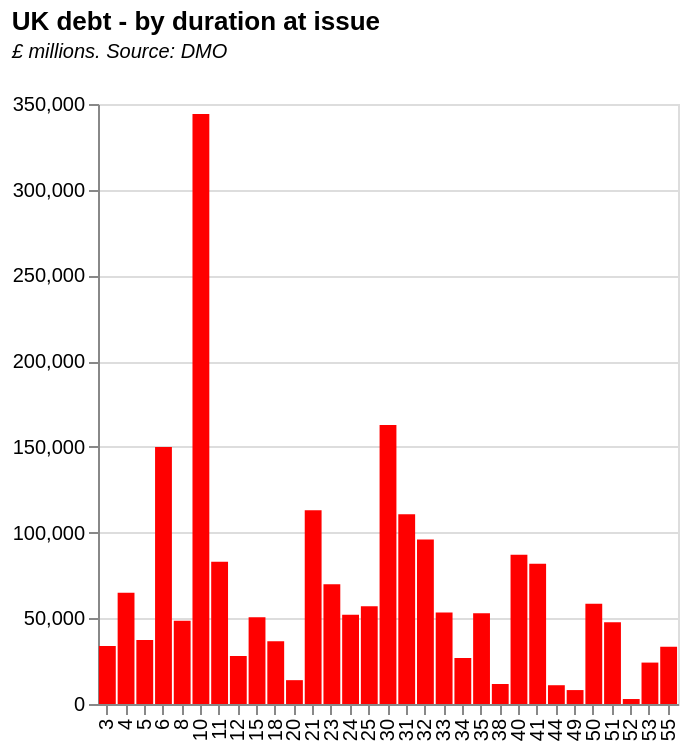

Source (Vega-Lite JSON):
### Vega-Lite specification from a JSON file in a GitHub repository (floating-point values rounded to 4 significant figures)
{"$schema": "https://vega.github.io/schema/vega-lite/v5.json", "description": "Bar chart of UK debt outstanding. Demo of string and date functions", "title": {"text": "UK debt - by duration at issue", "subtitle": ["£ millions. Source: DMO", ""], "subtitleFontStyle": "italic", "subtitleFontSize": 10, "anchor": "start", "color": "black"}, "height": 300, "width": 290, "transform": [{"calculate": "slice(datum.issueDate, -4)", "as": "issue"}, {"calculate": "slice(datum.redemptionDate, -4)", "as": "redemption"}, {"calculate": "datum.redemption - datum.issue", "as": "duration"}], "data": {"values": [{"rawType": "2½% Index-linked Treasury Stock 2024", "coupon": "2½", "giltType": "Index Linked", "code": "GB0008983024", "redemptionDate": " 17-Jul-2024", "issueDate": " 30-Dec-1986", "divDates": "17 Jan/Jul", "divNextDate": " 06-Jan-2023", "issueAmount": "6821", "baseRPI": "97.667931", "amountINCinfUplift": "22363", "issueYear": "1986", "totalCumulative": "6821", "id": "1"}, {"rawType": "4 1/8% Index-linked Treasury Stock 2030", "coupon": "1/8", "giltType": "Index Linked", "code": "GB0008932666", "redemptionDate": " 22-Jul-2030", "issueDate": " 12-Jun-1992", "divDates": "22 Jan/Jul", "divNextDate": " 12-Jan-2023", "issueAmount": "4841", "baseRPI": "135.10001", "amountINCinfUplift": "11474", "issueYear": "1992", "totalCumulative": "11662", "id": "2"}, {"rawType": "6% Treasury Stock 2028", "coupon": "6", "giltType": "Treasury Stock", "code": "GB0002404191", "redemptionDate": " 07-Dec-2028", "issueDate": " 29-Jan-1998", "divDates": "7 Jun/Dec", "divNextDate": " 28-Nov-2022", "issueAmount": "20256", "baseRPI": "", "amountINCinfUplift": "", "issueYear": "1998", "totalCumulative": "31918", "id": "3"}, {"rawType": "4¼% Treasury Stock 2032", "coupon": "4¼", "giltType": "Treasury Stock", "code": "GB0004893086", "redemptionDate": " 07-Jun-2032", "issueDate": " 25-May-2000", "divDates": "7 Jun/Dec", "divNextDate": " 28-Nov-2022", "issueAmount": "40331", "baseRPI": "", "amountINCinfUplift": "", "issueYear": "2000", "totalCumulative": "72249", "id": "4"}, {"rawType": "5% Treasury Stock 2025", "coupon": "5", "giltType": "Treasury Stock", "code": "GB0030880693", "redemptionDate": " 07-Mar-2025", "issueDate": " 27-Sep-2001", "divDates": "7 Mar/Sep", "divNextDate": " 24-Feb-2023", "issueAmount": "37339", "baseRPI": "", "amountINCinfUplift": "", "issueYear": "2001", "totalCumulative": "109588", "id": "5"}, {"rawType": "2% Index-linked Treasury Stock 2035", "coupon": "2", "giltType": "Index Linked", "code": "GB0031790826", "redemptionDate": " 26-Jan-2035", "issueDate": " 11-Jul-2002", "divDates": "26 Jan/Jul", "divNextDate": " 17-Jan-2023", "issueAmount": "9084", "baseRPI": "173.60001", "amountINCinfUplift": "16755", "issueYear": "2002", "totalCumulative": "118672", "id": "6"}, {"rawType": "4¼% Treasury Stock 2036", "coupon": "4¼", "giltType": "Treasury Stock", "code": "GB0032452392", "redemptionDate": " 07-Mar-2036", "issueDate": " 27-Feb-2003", "divDates": "7 Mar/Sep", "divNextDate": " 24-Feb-2023", "issueAmount": "31682", "baseRPI": "", "amountINCinfUplift": "", "issueYear": "2003", "totalCumulative": "150354", "id": "7"}, {"rawType": "4¾% Treasury Stock 2038", "coupon": "4¾", "giltType": "Treasury Stock", "code": "GB00B00NY175", "redemptionDate": " 07-Dec-2038", "issueDate": " 23-Apr-2004", "divDates": "7 Jun/Dec", "divNextDate": " 28-Nov-2022", "issueAmount": "26827", "baseRPI": "", "amountINCinfUplift": "", "issueYear": "2004", "totalCumulative": "177181", "id": "8"}, {"rawType": "1¼% Index-linked Treasury Gilt 2055", "coupon": "1¼", "giltType": "Index Linked", "code": "GB00B0CNHZ09", "redemptionDate": " 22-Nov-2055", "issueDate": " 23-Sep-2005", "divDates": "22 May/Nov", "divNextDate": " 11-Nov-2022", "issueAmount": "10169", "baseRPI": "192.2", "amountINCinfUplift": "18227", "issueYear": "2005", "totalCumulative": "187350", "id": "9"}, {"rawType": "4¼% Treasury Gilt 2055", "coupon": "4¼", "giltType": "Treasury Gilt", "code": "GB00B06YGN05", "redemptionDate": " 07-Dec-2055", "issueDate": " 27-May-2005", "divDates": "7 Jun/Dec", "divNextDate": " 28-Nov-2022", "issueAmount": "27671", "baseRPI": "", "amountINCinfUplift": "", "issueYear": "2005", "totalCumulative": "215021", "id": "10"}, {"rawType": "4¼% Treasury Gilt 2027", "coupon": "4¼", "giltType": "Treasury Gilt", "code": "GB00B16NNR78", "redemptionDate": " 07-Dec-2027", "issueDate": " 06-Sep-2006", "divDates": "7 Jun/Dec", "divNextDate": " 28-Nov-2022", "issueAmount": "33003", "baseRPI": "", "amountINCinfUplift": "", "issueYear": "2006", "totalCumulative": "248024", "id": "11"}, {"rawType": "1¼% Index-linked Treasury Gilt 2027", "coupon": "1¼", "giltType": "Index Linked", "code": "GB00B128DH60", "redemptionDate": " 22-Nov-2027", "issueDate": " 26-Apr-2006", "divDates": "22 May/Nov", "divNextDate": " 11-Nov-2022", "issueAmount": "14170", "baseRPI": "194.06667", "amountINCinfUplift": "25154", "issueYear": "2006", "totalCumulative": "262194", "id": "12"}, {"rawType": "4¼% Treasury Gilt 2046", "coupon": "4¼", "giltType": "Treasury Gilt", "code": "GB00B128DP45", "redemptionDate": " 07-Dec-2046", "issueDate": " 12-May-2006", "divDates": "7 Jun/Dec", "divNextDate": " 28-Nov-2022", "issueAmount": "25124", "baseRPI": "", "amountINCinfUplift": "", "issueYear": "2006", "totalCumulative": "287318", "id": "13"}, {"rawType": "1 1/8% Index-linked Treasury Gilt 2037", "coupon": "1/8", "giltType": "Index Linked", "code": "GB00B1L6W962", "redemptionDate": " 22-Nov-2037", "issueDate": " 21-Feb-2007", "divDates": "22 May/Nov", "divNextDate": " 11-Nov-2022", "issueAmount": "13066", "baseRPI": "202.24286", "amountINCinfUplift": "22255", "issueYear": "2007", "totalCumulative": "300384", "id": "14"}, {"rawType": "4¾% Treasury Gilt 2030", "coupon": "4¾", "giltType": "Treasury Gilt", "code": "GB00B24FF097", "redemptionDate": " 07-Dec-2030", "issueDate": " 03-Oct-2007", "divDates": "7 Jun/Dec", "divNextDate": " 28-Nov-2022", "issueAmount": "42819", "baseRPI": "", "amountINCinfUplift": "", "issueYear": "2007", "totalCumulative": "343203", "id": "15"}, {"rawType": "4½% Treasury Gilt 2042", "coupon": "4½", "giltType": "Treasury Gilt", "code": "GB00B1VWPJ53", "redemptionDate": " 07-Dec-2042", "issueDate": " 06-Jun-2007", "divDates": "7 Jun/Dec", "divNextDate": " 28-Nov-2022", "issueAmount": "28354", "baseRPI": "", "amountINCinfUplift": "", "issueYear": "2007", "totalCumulative": "371557", "id": "16"}, {"rawType": "0¾% Index-linked Treasury Gilt 2047", "coupon": "0¾", "giltType": "Index Linked", "code": "GB00B24FFM16", "redemptionDate": " 22-Nov-2047", "issueDate": " 21-Nov-2007", "divDates": "22 May/Nov", "divNextDate": " 11-Nov-2022", "issueAmount": "11687", "baseRPI": "207.76666", "amountINCinfUplift": "19377", "issueYear": "2007", "totalCumulative": "383244", "id": "17"}, {"rawType": "1 7/8% Index-linked Treasury Gilt 2022", "coupon": "7/8", "giltType": "Index Linked", "code": "GB00B1Z5HQ14", "redemptionDate": " 22-Nov-2022", "issueDate": " 11-Jul-2007", "divDates": "22 May/Nov", "divNextDate": " 11-Nov-2022", "issueAmount": "15743", "baseRPI": "205.65807", "amountINCinfUplift": "26554", "issueYear": "2007", "totalCumulative": "398987", "id": "18"}, {"rawType": "1¼% Index-linked Treasury Gilt 2032", "coupon": "1¼", "giltType": "Index Linked", "code": "GB00B3D4VD98", "redemptionDate": " 22-Nov-2032", "issueDate": " 29-Oct-2008", "divDates": "22 May/Nov", "divNextDate": " 11-Nov-2022", "issueAmount": "14657", "baseRPI": "217.13226", "amountINCinfUplift": "23254", "issueYear": "2008", "totalCumulative": "413644", "id": "19"}, {"rawType": "4¼% Treasury Gilt 2049", "coupon": "4¼", "giltType": "Treasury Gilt", "code": "GB00B39R3707", "redemptionDate": " 07-Dec-2049", "issueDate": " 03-Sep-2008", "divDates": "7 Jun/Dec", "divNextDate": " 28-Nov-2022", "issueAmount": "21047", "baseRPI": "", "amountINCinfUplift": "", "issueYear": "2008", "totalCumulative": "434691", "id": "20"}, {"rawType": "0½% Index-linked Treasury Gilt 2050", "coupon": "0½", "giltType": "Index Linked", "code": "GB00B421JZ66", "redemptionDate": " 22-Mar-2050", "issueDate": " 25-Sep-2009", "divDates": "22 Mar/Sep", "divNextDate": " 13-Mar-2023", "issueAmount": "12221", "baseRPI": "213.39999", "amountINCinfUplift": "19729", "issueYear": "2009", "totalCumulative": "446912", "id": "21"}, {"rawType": "0 5/8% Index-linked Treasury Gilt 2042", "coupon": "5/8", "giltType": "Index Linked", "code": "GB00B3MYD345", "redemptionDate": " 22-Nov-2042", "issueDate": " 24-Jul-2009", "divDates": "22 May/Nov", "divNextDate": " 11-Nov-2022", "issueAmount": "12559", "baseRPI": "212.46452", "amountINCinfUplift": "20364", "issueYear": "2009", "totalCumulative": "459471", "id": "22"}, {"rawType": "4½% Treasury Gilt 2034", "coupon": "4½", "giltType": "Treasury Gilt", "code": "GB00B52WS153", "redemptionDate": " 07-Sep-2034", "issueDate": " 17-Jun-2009", "divDates": "7 Mar/Sep", "divNextDate": " 24-Feb-2023", "issueAmount": "36261", "baseRPI": "", "amountINCinfUplift": "", "issueYear": "2009", "totalCumulative": "495732", "id": "23"}, {"rawType": "4% Treasury Gilt 2060", "coupon": "4", "giltType": "Treasury Gilt", "code": "GB00B54QLM75", "redemptionDate": " 22-Jan-2060", "issueDate": " 22-Oct-2009", "divDates": "22 Jan/Jul", "divNextDate": " 12-Jan-2023", "issueAmount": "25132", "baseRPI": "", "amountINCinfUplift": "", "issueYear": "2009", "totalCumulative": "520864", "id": "24"}, {"rawType": "4¼% Treasury Gilt 2039", "coupon": "4¼", "giltType": "Treasury Gilt", "code": "GB00B3KJDS62", "redemptionDate": " 07-Sep-2039", "issueDate": " 05-Mar-2009", "divDates": "7 Mar/Sep", "divNextDate": " 24-Feb-2023", "issueAmount": "24235", "baseRPI": "", "amountINCinfUplift": "", "issueYear": "2009", "totalCumulative": "545099", "id": "25"}, {"rawType": "4¼% Treasury Gilt 2040", "coupon": "4¼", "giltType": "Treasury Gilt", "code": "GB00B6460505", "redemptionDate": " 07-Dec-2040", "issueDate": " 30-Jun-2010", "divDates": "7 Jun/Dec", "divNextDate": " 28-Nov-2022", "issueAmount": "26449", "baseRPI": "", "amountINCinfUplift": "", "issueYear": "2010", "totalCumulative": "571548", "id": "26"}, {"rawType": "0 5/8% Index-linked Treasury Gilt 2040", "coupon": "5/8", "giltType": "Index Linked", "code": "GB00B3LZBF68", "redemptionDate": " 22-Mar-2040", "issueDate": " 28-Jan-2010", "divDates": "22 Mar/Sep", "divNextDate": " 13-Mar-2023", "issueAmount": "14090", "baseRPI": "216.52258", "amountINCinfUplift": "22417", "issueYear": "2010", "totalCumulative": "585638", "id": "27"}, {"rawType": "0 3/8% Index-linked Treasury Gilt 2062", "coupon": "3/8", "giltType": "Index Linked", "code": "GB00B4PTCY75", "redemptionDate": " 22-Mar-2062", "issueDate": " 26-Oct-2011", "divDates": "22 Mar/Sep", "divNextDate": " 13-Mar-2023", "issueAmount": "12480", "baseRPI": "235.82903", "amountINCinfUplift": "18230", "issueYear": "2011", "totalCumulative": "598118", "id": "28"}, {"rawType": "0 1/8% Index-linked Treasury Gilt 2029", "coupon": "1/8", "giltType": "Index Linked", "code": "GB00B3Y1JG82", "redemptionDate": " 22-Mar-2029", "issueDate": " 23-Nov-2011", "divDates": "22 Mar/Sep", "divNextDate": " 13-Mar-2023", "issueAmount": "15459", "baseRPI": "237.42", "amountINCinfUplift": "22430", "issueYear": "2011", "totalCumulative": "613577", "id": "29"}, {"rawType": "0¾% Index-linked Treasury Gilt 2034", "coupon": "0¾", "giltType": "Index Linked", "code": "GB00B46CGH68", "redemptionDate": " 22-Mar-2034", "issueDate": " 25-May-2011", "divDates": "22 Mar/Sep", "divNextDate": " 13-Mar-2023", "issueAmount": "14570", "baseRPI": "232.22903", "amountINCinfUplift": "21614", "issueYear": "2011", "totalCumulative": "628147", "id": "30"}, {"rawType": "3¾% Treasury Gilt 2052", "coupon": "3¾", "giltType": "Treasury Gilt", "code": "GB00B6RNH572", "redemptionDate": " 22-Jul-2052", "issueDate": " 28-Sep-2011", "divDates": "22 Jan/Jul", "divNextDate": " 12-Jan-2023", "issueAmount": "25114", "baseRPI": "", "amountINCinfUplift": "", "issueYear": "2011", "totalCumulative": "653261", "id": "31"}, {"rawType": "0¼% Index-linked Treasury Gilt 2052", "coupon": "0¼", "giltType": "Index Linked", "code": "GB00B73ZYW09", "redemptionDate": " 22-Mar-2052", "issueDate": " 26-Sep-2012", "divDates": "22 Mar/Sep", "divNextDate": " 13-Mar-2023", "issueAmount": "12366", "baseRPI": "242.05", "amountINCinfUplift": "17600", "issueYear": "2012", "totalCumulative": "665627", "id": "32"}, {"rawType": "3¼% Treasury Gilt 2044", "coupon": "3¼", "giltType": "Treasury Gilt", "code": "GB00B84Z9V04", "redemptionDate": " 22-Jan-2044", "issueDate": " 24-Oct-2012", "divDates": "22 Jan/Jul", "divNextDate": " 12-Jan-2023", "issueAmount": "29109", "baseRPI": "", "amountINCinfUplift": "", "issueYear": "2012", "totalCumulative": "694736", "id": "33"}, {"rawType": "0 1/8% Index-linked Treasury Gilt 2044", "coupon": "1/8", "giltType": "Index Linked", "code": "GB00B7RN0G65", "redemptionDate": " 22-Mar-2044", "issueDate": " 25-Jul-2012", "divDates": "22 Mar/Sep", "divNextDate": " 13-Mar-2023", "issueAmount": "15726", "baseRPI": "242.42258", "amountINCinfUplift": "22346", "issueYear": "2012", "totalCumulative": "710462", "id": "34"}, {"rawType": "0 1/8% Index-linked Treasury Gilt 2024", "coupon": "1/8", "giltType": "Index Linked", "code": "GB00B85SFQ54", "redemptionDate": " 22-Mar-2024", "issueDate": " 12-Oct-2012", "divDates": "22 Mar/Sep", "divNextDate": " 13-Mar-2023", "issueAmount": "15244", "baseRPI": "242.41936", "amountINCinfUplift": "21662", "issueYear": "2012", "totalCumulative": "725706", "id": "35"}, {"rawType": "0 1/8% Index-linked Treasury Gilt 2068", "coupon": "1/8", "giltType": "Index Linked", "code": "GB00BDX8CX86", "redemptionDate": " 22-Mar-2068", "issueDate": " 25-Sep-2013", "divDates": "22 Mar/Sep", "divNextDate": " 13-Mar-2023", "issueAmount": "12600", "baseRPI": "249.7", "amountINCinfUplift": "17383", "issueYear": "2013", "totalCumulative": "738306", "id": "36"}, {"rawType": "2¼% Treasury Gilt 2023", "coupon": "2¼", "giltType": "Treasury Gilt", "code": "GB00B7Z53659", "redemptionDate": " 07-Sep-2023", "issueDate": " 12-Jun-2013", "divDates": "7 Mar/Sep", "divNextDate": " 24-Feb-2023", "issueAmount": "35922", "baseRPI": "", "amountINCinfUplift": "", "issueYear": "2013", "totalCumulative": "774228", "id": "37"}, {"rawType": "3½% Treasury Gilt 2068", "coupon": "3½", "giltType": "Treasury Gilt", "code": "GB00BBJNQY21", "redemptionDate": " 22-Jul-2068", "issueDate": " 26-Jun-2013", "divDates": "22 Jan/Jul", "divNextDate": " 12-Jan-2023", "issueAmount": "20743", "baseRPI": "", "amountINCinfUplift": "", "issueYear": "2013", "totalCumulative": "794971", "id": "38"}, {"rawType": "2¾% Treasury Gilt 2024", "coupon": "2¾", "giltType": "Treasury Gilt", "code": "GB00BHBFH458", "redemptionDate": " 07-Sep-2024", "issueDate": " 12-Mar-2014", "divDates": "7 Mar/Sep", "divNextDate": " 24-Feb-2023", "issueAmount": "35806", "baseRPI": "", "amountINCinfUplift": "", "issueYear": "2014", "totalCumulative": "830777", "id": "39"}, {"rawType": "0 1/8% Index-linked Treasury Gilt 2058", "coupon": "1/8", "giltType": "Index Linked", "code": "GB00BP9DLZ64", "redemptionDate": " 22-Mar-2058", "issueDate": " 30-Jul-2014", "divDates": "22 Mar/Sep", "divNextDate": " 13-Mar-2023", "issueAmount": "10953", "baseRPI": "255.8871", "amountINCinfUplift": "14746", "issueYear": "2014", "totalCumulative": "841730", "id": "40"}, {"rawType": "3½% Treasury Gilt 2045", "coupon": "3½", "giltType": "Treasury Gilt", "code": "GB00BN65R313", "redemptionDate": " 22-Jan-2045", "issueDate": " 25-Jun-2014", "divDates": "22 Jan/Jul", "divNextDate": " 12-Jan-2023", "issueAmount": "29404", "baseRPI": "", "amountINCinfUplift": "", "issueYear": "2014", "totalCumulative": "871134", "id": "41"}, {"rawType": "0 1/8% Index-linked Treasury Gilt 2046", "coupon": "1/8", "giltType": "Index Linked", "code": "GB00BYMWG366", "redemptionDate": " 22-Mar-2046", "issueDate": " 24-Jun-2015", "divDates": "22 Mar/Sep", "divNextDate": " 13-Mar-2023", "issueAmount": "13486", "baseRPI": "257.79001", "amountINCinfUplift": "18021", "issueYear": "2015", "totalCumulative": "884620", "id": "42"}, {"rawType": "2½% Treasury Gilt 2065", "coupon": "2½", "giltType": "Treasury Gilt", "code": "GB00BYYMZX75", "redemptionDate": " 22-Jul-2065", "issueDate": " 21-Oct-2015", "divDates": "22 Jan/Jul", "divNextDate": " 12-Jan-2023", "issueAmount": "20575", "baseRPI": "", "amountINCinfUplift": "", "issueYear": "2015", "totalCumulative": "905195", "id": "43"}, {"rawType": "0 1/8% Index-linked Treasury Gilt 2026", "coupon": "1/8", "giltType": "Index Linked", "code": "GB00BYY5F144", "redemptionDate": " 22-Mar-2026", "issueDate": " 16-Jul-2015", "divDates": "22 Mar/Sep", "divNextDate": " 13-Mar-2023", "issueAmount": "13455", "baseRPI": "258.24194", "amountINCinfUplift": "17948", "issueYear": "2015", "totalCumulative": "918650", "id": "44"}, {"rawType": "2% Treasury Gilt 2025", "coupon": "2", "giltType": "Treasury Gilt", "code": "GB00BTHH2R79", "redemptionDate": " 07-Sep-2025", "issueDate": " 20-Mar-2015", "divDates": "7 Mar/Sep", "divNextDate": " 24-Feb-2023", "issueAmount": "39934", "baseRPI": "", "amountINCinfUplift": "", "issueYear": "2015", "totalCumulative": "958584", "id": "45"}, {"rawType": "0 1/8% Index-linked Treasury Gilt 2036", "coupon": "1/8", "giltType": "Index Linked", "code": "GB00BYZW3J87", "redemptionDate": " 22-Nov-2036", "issueDate": " 11-Mar-2016", "divDates": "22 May/Nov", "divNextDate": " 11-Nov-2022", "issueAmount": "13905", "baseRPI": "260.01935", "amountINCinfUplift": "18422", "issueYear": "2016", "totalCumulative": "972489", "id": "46"}, {"rawType": "0 1/8% Index-Linked Treasury Gilt 2056", "coupon": "1/8", "giltType": "Index Linked", "code": "GB00BYVP4K94", "redemptionDate": " 22-Nov-2056", "issueDate": " 30-Nov-2016", "divDates": "22 May/Nov", "divNextDate": " 11-Nov-2022", "issueAmount": "7147", "baseRPI": "264.88333", "amountINCinfUplift": "9294", "issueYear": "2016", "totalCumulative": "979636", "id": "47"}, {"rawType": "1½% Treasury Gilt 2026", "coupon": "1½", "giltType": "Treasury Gilt", "code": "GB00BYZW3G56", "redemptionDate": " 22-Jul-2026", "issueDate": " 18-Feb-2016", "divDates": "22 Jan/Jul", "divNextDate": " 12-Jan-2023", "issueAmount": "43651", "baseRPI": "", "amountINCinfUplift": "", "issueYear": "2016", "totalCumulative": "1023287", "id": "48"}, {"rawType": "1¾% Treasury Gilt 2037", "coupon": "1¾", "giltType": "Treasury Gilt", "code": "GB00BZB26Y51", "redemptionDate": " 07-Sep-2037", "issueDate": " 09-Nov-2016", "divDates": "7 Mar/Sep", "divNextDate": " 24-Feb-2023", "issueAmount": "31968", "baseRPI": "", "amountINCinfUplift": "", "issueYear": "2016", "totalCumulative": "1055255", "id": "49"}, {"rawType": "0 1/8% Index-linked Treasury Gilt 2065", "coupon": "1/8", "giltType": "Index Linked", "code": "GB00BD9MZZ71", "redemptionDate": " 22-Nov-2065", "issueDate": " 24-Feb-2016", "divDates": "22 May/Nov", "divNextDate": " 11-Nov-2022", "issueAmount": "8125", "baseRPI": "260.43448", "amountINCinfUplift": "10747", "issueYear": "2016", "totalCumulative": "1063380", "id": "50"}, {"rawType": "1½% Treasury Gilt 2047", "coupon": "1½", "giltType": "Treasury Gilt", "code": "GB00BDCHBW80", "redemptionDate": " 22-Jul-2047", "issueDate": " 21-Sep-2016", "divDates": "22 Jan/Jul", "divNextDate": " 12-Jan-2023", "issueAmount": "25721", "baseRPI": "", "amountINCinfUplift": "", "issueYear": "2016", "totalCumulative": "1089101", "id": "51"}, {"rawType": "1¾% Treasury Gilt 2057", "coupon": "1¾", "giltType": "Treasury Gilt", "code": "GB00BD0XH204", "redemptionDate": " 22-Jul-2057", "issueDate": " 25-Jan-2017", "divDates": "22 Jan/Jul", "divNextDate": " 12-Jan-2023", "issueAmount": "30741", "baseRPI": "", "amountINCinfUplift": "", "issueYear": "2017", "totalCumulative": "1119842", "id": "52"}, {"rawType": "1¼% Treasury Gilt 2027", "coupon": "1¼", "giltType": "Treasury Gilt", "code": "GB00BDRHNP05", "redemptionDate": " 22-Jul-2027", "issueDate": " 15-Mar-2017", "divDates": "22 Jan/Jul", "divNextDate": " 12-Jan-2023", "issueAmount": "40987", "baseRPI": "", "amountINCinfUplift": "", "issueYear": "2017", "totalCumulative": "1160829", "id": "53"}, {"rawType": "0 1/8% Index-linked Treasury Gilt 2048", "coupon": "1/8", "giltType": "Index Linked", "code": "GB00BZ13DV40", "redemptionDate": " 10-Aug-2048", "issueDate": " 08-Nov-2017", "divDates": "10 Feb/Aug", "divNextDate": " 01-Feb-2023", "issueAmount": "11781", "baseRPI": "274.79333", "amountINCinfUplift": "14769", "issueYear": "2017", "totalCumulative": "1172610", "id": "54"}, {"rawType": "0¾% Treasury Gilt 2023", "coupon": "0¾", "giltType": "Treasury Gilt", "code": "GB00BF0HZ991", "redemptionDate": " 22-Jul-2023", "issueDate": " 20-Jul-2017", "divDates": "22 Jan/Jul", "divNextDate": " 12-Jan-2023", "issueAmount": "34359", "baseRPI": "", "amountINCinfUplift": "", "issueYear": "2017", "totalCumulative": "1206969", "id": "55"}, {"rawType": "0 1/8% Index-linked Treasury Gilt 2041", "coupon": "1/8", "giltType": "Index Linked", "code": "GB00BGDYHF49", "redemptionDate": " 10-Aug-2041", "issueDate": " 12-Jul-2018", "divDates": "10 Feb/Aug", "divNextDate": " 01-Feb-2023", "issueAmount": "12447", "baseRPI": "280.05484", "amountINCinfUplift": "15311", "issueYear": "2018", "totalCumulative": "1219416", "id": "56"}, {"rawType": "1% Treasury Gilt 2024", "coupon": "1", "giltType": "Treasury Gilt", "code": "GB00BFWFPL34", "redemptionDate": " 22-Apr-2024", "issueDate": " 25-Jul-2018", "divDates": "22 Apr/Oct", "divNextDate": " 13-Oct-2022", "issueAmount": "35638", "baseRPI": "", "amountINCinfUplift": "", "issueYear": "2018", "totalCumulative": "1255054", "id": "57"}, {"rawType": "1 5/8% Treasury Gilt 2071", "coupon": "5/8", "giltType": "Treasury Gilt", "code": "GB00BFMCN652", "redemptionDate": " 22-Oct-2071", "issueDate": " 16-May-2018", "divDates": "22 Apr/Oct", "divNextDate": " 13-Oct-2022", "issueAmount": "24158", "baseRPI": "", "amountINCinfUplift": "", "issueYear": "2018", "totalCumulative": "1279212", "id": "58"}, {"rawType": "1¾% Treasury Gilt 2049", "coupon": "1¾", "giltType": "Treasury Gilt", "code": "GB00BFWFPP71", "redemptionDate": " 22-Jan-2049", "issueDate": " 12-Sep-2018", "divDates": "22 Jan/Jul", "divNextDate": " 12-Jan-2023", "issueAmount": "30224", "baseRPI": "", "amountINCinfUplift": "", "issueYear": "2018", "totalCumulative": "1309436", "id": "59"}, {"rawType": "1 5/8% Treasury Gilt 2028", "coupon": "5/8", "giltType": "Treasury Gilt", "code": "GB00BFX0ZL78", "redemptionDate": " 22-Oct-2028", "issueDate": " 16-Mar-2018", "divDates": "22 Apr/Oct", "divNextDate": " 13-Oct-2022", "issueAmount": "37855", "baseRPI": "", "amountINCinfUplift": "", "issueYear": "2018", "totalCumulative": "1347291", "id": "60"}, {"rawType": "0 1/8% Index-linked Treasury Gilt 2028", "coupon": "1/8", "giltType": "Index Linked", "code": "GB00BZ1NTB69", "redemptionDate": " 10-Aug-2028", "issueDate": " 21-Jun-2018", "divDates": "10 Feb/Aug", "divNextDate": " 01-Feb-2023", "issueAmount": "17937", "baseRPI": "279.23334", "amountINCinfUplift": "22129", "issueYear": "2018", "totalCumulative": "1365228", "id": "61"}, {"rawType": "1 5/8% Treasury Gilt 2054", "coupon": "5/8", "giltType": "Treasury Gilt", "code": "GB00BJLR0J16", "redemptionDate": " 22-Oct-2054", "issueDate": " 15-May-2019", "divDates": "22 Apr/Oct", "divNextDate": " 13-Oct-2022", "issueAmount": "24581", "baseRPI": "", "amountINCinfUplift": "", "issueYear": "2019", "totalCumulative": "1389809", "id": "62"}, {"rawType": "0 7/8% Treasury Gilt 2029", "coupon": "7/8", "giltType": "Treasury Gilt", "code": "GB00BJMHB534", "redemptionDate": " 22-Oct-2029", "issueDate": " 19-Jun-2019", "divDates": "22 Apr/Oct", "divNextDate": " 13-Oct-2022", "issueAmount": "43620", "baseRPI": "", "amountINCinfUplift": "", "issueYear": "2019", "totalCumulative": "1433429", "id": "63"}, {"rawType": "0 5/8% Treasury Gilt 2025", "coupon": "5/8", "giltType": "Treasury Gilt", "code": "GB00BK5CVX03", "redemptionDate": " 07-Jun-2025", "issueDate": " 03-Jul-2019", "divDates": "7 Jun/Dec", "divNextDate": " 28-Nov-2022", "issueAmount": "44623", "baseRPI": "", "amountINCinfUplift": "", "issueYear": "2019", "totalCumulative": "1478052", "id": "64"}, {"rawType": "0 3/8% Treasury Gilt 2030", "coupon": "3/8", "giltType": "Treasury Gilt", "code": "GB00BL68HH02", "redemptionDate": " 22-Oct-2030", "issueDate": " 13-May-2020", "divDates": "22 Apr/Oct", "divNextDate": " 13-Oct-2022", "issueAmount": "38904", "baseRPI": "", "amountINCinfUplift": "", "issueYear": "2020", "totalCumulative": "1516956", "id": "65"}, {"rawType": "1¼ % Treasury Gilt 2041", "coupon": "1¼", "giltType": "Treasury Gilt", "code": "GB00BJQWYH73", "redemptionDate": " 22-Oct-2041", "issueDate": " 22-Jan-2020", "divDates": "22 Apr/Oct", "divNextDate": " 13-Oct-2022", "issueAmount": "33817", "baseRPI": "", "amountINCinfUplift": "", "issueYear": "2020", "totalCumulative": "1550773", "id": "66"}, {"rawType": "0¼% Treasury Gilt 2031", "coupon": "0¼", "giltType": "Treasury Gilt", "code": "GB00BMGR2809", "redemptionDate": " 31-Jul-2031", "issueDate": " 13-Nov-2020", "divDates": "31 Jan/Jul", "divNextDate": " 20-Jan-2023", "issueAmount": "40636", "baseRPI": "", "amountINCinfUplift": "", "issueYear": "2020", "totalCumulative": "1591409", "id": "67"}, {"rawType": "0 5/8% Treasury Gilt 2035", "coupon": "5/8", "giltType": "Treasury Gilt", "code": "GB00BMGR2916", "redemptionDate": " 31-Jul-2035", "issueDate": " 09-Sep-2020", "divDates": "31 Jan/Jul", "divNextDate": " 20-Jan-2023", "issueAmount": "34817", "baseRPI": "", "amountINCinfUplift": "", "issueYear": "2020", "totalCumulative": "1626226", "id": "68"}, {"rawType": "0 1/8% Treasury Gilt 2026", "coupon": "1/8", "giltType": "Treasury Gilt", "code": "GB00BL68HJ26", "redemptionDate": " 30-Jan-2026", "issueDate": " 03-Jun-2020", "divDates": "30 Jan/Jul", "divNextDate": " 19-Jan-2023", "issueAmount": "35316", "baseRPI": "", "amountINCinfUplift": "", "issueYear": "2020", "totalCumulative": "1661542", "id": "69"}, {"rawType": "0 1/8% Treasury Gilt 2028", "coupon": "1/8", "giltType": "Treasury Gilt", "code": "GB00BMBL1G81", "redemptionDate": " 31-Jan-2028", "issueDate": " 12-Jun-2020", "divDates": "31 Jan/Jul", "divNextDate": " 20-Jan-2023", "issueAmount": "31032", "baseRPI": "", "amountINCinfUplift": "", "issueYear": "2020", "totalCumulative": "1692574", "id": "70"}, {"rawType": "0 1/8% Treasury Gilt 2023", "coupon": "1/8", "giltType": "Treasury Gilt", "code": "GB00BL68HG94", "redemptionDate": " 31-Jan-2023", "issueDate": " 08-Apr-2020", "divDates": "31 Jan/Jul", "divNextDate": " 20-Jan-2023", "issueAmount": "33824", "baseRPI": "", "amountINCinfUplift": "", "issueYear": "2020", "totalCumulative": "1726398", "id": "71"}, {"rawType": "0 5/8% Treasury Gilt 2050", "coupon": "5/8", "giltType": "Treasury Gilt", "code": "GB00BMBL1F74", "redemptionDate": " 22-Oct-2050", "issueDate": " 10-Jun-2020", "divDates": "22 Apr/Oct", "divNextDate": " 13-Oct-2022", "issueAmount": "31916", "baseRPI": "", "amountINCinfUplift": "", "issueYear": "2020", "totalCumulative": "1758314", "id": "72"}, {"rawType": "0½% Treasury Gilt 2061", "coupon": "0½", "giltType": "Treasury Gilt", "code": "GB00BMBL1D50", "redemptionDate": " 22-Oct-2061", "issueDate": " 20-May-2020", "divDates": "22 Apr/Oct", "divNextDate": " 13-Oct-2022", "issueAmount": "23386", "baseRPI": "", "amountINCinfUplift": "", "issueYear": "2020", "totalCumulative": "1781700", "id": "73"}, {"rawType": "0 1/8% Treasury Gilt 2024", "coupon": "1/8", "giltType": "Treasury Gilt", "code": "GB00BMGR2791", "redemptionDate": " 31-Jan-2024", "issueDate": " 07-Oct-2020", "divDates": "31 Jan/Jul", "divNextDate": " 20-Jan-2023", "issueAmount": "35551", "baseRPI": "", "amountINCinfUplift": "", "issueYear": "2020", "totalCumulative": "1817251", "id": "74"}, {"rawType": "0 1/8% Index-linked Treasury Gilt 2031", "coupon": "1/8", "giltType": "Index Linked", "code": "GB00BNNGP551", "redemptionDate": " 10-Aug-2031", "issueDate": " 28-Jan-2021", "divDates": "10 Feb/Aug", "divNextDate": " 01-Feb-2023", "issueAmount": "9563", "baseRPI": "293.60324", "amountINCinfUplift": "11221", "issueYear": "2021", "totalCumulative": "1826814", "id": "75"}, {"rawType": "0¼% Treasury Gilt 2025", "coupon": "0¼", "giltType": "Treasury Gilt", "code": "GB00BLPK7110", "redemptionDate": " 31-Jan-2025", "issueDate": " 02-Jul-2021", "divDates": "31 Jan/Jul", "divNextDate": " 20-Jan-2023", "issueAmount": "29353", "baseRPI": "", "amountINCinfUplift": "", "issueYear": "2021", "totalCumulative": "1856167", "id": "76"}, {"rawType": "1½% Green Gilt 2053", "coupon": "1½", "giltType": "Green Gilt", "code": "GB00BM8Z2V59", "redemptionDate": " 31-Jul-2053", "issueDate": " 22-Oct-2021", "divDates": "31 Jan/Jul", "divNextDate": " 20-Jan-2023", "issueAmount": "10854", "baseRPI": "", "amountINCinfUplift": "", "issueYear": "2021", "totalCumulative": "1867021", "id": "77"}, {"rawType": "1¼% Treasury Gilt 2051", "coupon": "1¼", "giltType": "Treasury Gilt", "code": "GB00BLH38158", "redemptionDate": " 31-Jul-2051", "issueDate": " 28-Apr-2021", "divDates": "31 Jan/Jul", "divNextDate": " 20-Jan-2023", "issueAmount": "26049", "baseRPI": "", "amountINCinfUplift": "", "issueYear": "2021", "totalCumulative": "1893070", "id": "78"}, {"rawType": "0½% Treasury Gilt 2029", "coupon": "0½", "giltType": "Treasury Gilt", "code": "GB00BLPK7227", "redemptionDate": " 31-Jan-2029", "issueDate": " 02-Sep-2021", "divDates": "31 Jan/Jul", "divNextDate": " 20-Jan-2023", "issueAmount": "17544", "baseRPI": "", "amountINCinfUplift": "", "issueYear": "2021", "totalCumulative": "1910614", "id": "79"}, {"rawType": "0 3/8% Treasury Gilt 2026", "coupon": "3/8", "giltType": "Treasury Gilt", "code": "GB00BNNGP668", "redemptionDate": " 22-Oct-2026", "issueDate": " 03-Mar-2021", "divDates": "22 Apr/Oct", "divNextDate": " 13-Oct-2022", "issueAmount": "32890", "baseRPI": "", "amountINCinfUplift": "", "issueYear": "2021", "totalCumulative": "1943504", "id": "80"}, {"rawType": "0 1/8% Index-linked Treasury Gilt 2051", "coupon": "1/8", "giltType": "Index Linked", "code": "GB00BNNGP882", "redemptionDate": " 22-Mar-2051", "issueDate": " 10-Feb-2021", "divDates": "22 Mar/Sep", "divNextDate": " 13-Mar-2023", "issueAmount": "6639", "baseRPI": "294.11072", "amountINCinfUplift": "7776", "issueYear": "2021", "totalCumulative": "1950143", "id": "81"}, {"rawType": "1% Treasury Gilt 2032", "coupon": "1", "giltType": "Treasury Gilt", "code": "GB00BM8Z2T38", "redemptionDate": " 31-Jan-2032", "issueDate": " 02-Dec-2021", "divDates": "31 Jan/Jul", "divNextDate": " 20-Jan-2023", "issueAmount": "28957", "baseRPI": "", "amountINCinfUplift": "", "issueYear": "2021", "totalCumulative": "1979100", "id": "82"}, {"rawType": "0 1/8% Index-linked Treasury Gilt 2073", "coupon": "1/8", "giltType": "Index Linked", "code": "GB00BM8Z2W66", "redemptionDate": " 22-Mar-2073", "issueDate": " 24-Nov-2021", "divDates": "22 Mar/Sep", "divNextDate": " 13-Mar-2023", "issueAmount": "2900", "baseRPI": "308.32001", "amountINCinfUplift": "3240", "issueYear": "2021", "totalCumulative": "1982000", "id": "83"}, {"rawType": "0 7/8% Treasury Gilt 2046", "coupon": "7/8", "giltType": "Treasury Gilt", "code": "GB00BNNGP775", "redemptionDate": " 31-Jan-2046", "issueDate": " 20-Jan-2021", "divDates": "31 Jan/Jul", "divNextDate": " 20-Jan-2023", "issueAmount": "20733", "baseRPI": "", "amountINCinfUplift": "", "issueYear": "2021", "totalCumulative": "2002733", "id": "84"}, {"rawType": "0 1/8% Index-linked Treasury Gilt 2039", "coupon": "1/8", "giltType": "Index Linked", "code": "GB00BLH38265", "redemptionDate": " 22-Mar-2039", "issueDate": " 26-May-2021", "divDates": "22 Mar/Sep", "divNextDate": " 13-Mar-2023", "issueAmount": "6303", "baseRPI": "296.7258", "amountINCinfUplift": "7317", "issueYear": "2021", "totalCumulative": "2009036", "id": "85"}, {"rawType": "0 7/8% Green Gilt 2033", "coupon": "7/8", "giltType": "Green Gilt", "code": "GB00BM8Z2S21", "redemptionDate": " 31-Jul-2033", "issueDate": " 22-Sep-2021", "divDates": "31 Jan/Jul", "divNextDate": " 20-Jan-2023", "issueAmount": "12742", "baseRPI": "", "amountINCinfUplift": "", "issueYear": "2021", "totalCumulative": "2021778", "id": "86"}, {"rawType": "1 1/8% Treasury Gilt 2039", "coupon": "1/8", "giltType": "Treasury Gilt", "code": "GB00BLPK7334", "redemptionDate": " 31-Jan-2039", "issueDate": " 14-Jul-2021", "divDates": "31 Jan/Jul", "divNextDate": " 20-Jan-2023", "issueAmount": "14816", "baseRPI": "", "amountINCinfUplift": "", "issueYear": "2021", "totalCumulative": "2036594", "id": "87"}, {"rawType": "1 1/8% Treasury Gilt 2073", "coupon": "1/8", "giltType": "Treasury Gilt", "code": "GB00BLBDX619", "redemptionDate": " 22-Oct-2073", "issueDate": " 09-Feb-2022", "divDates": "22 Apr/Oct", "divNextDate": " 13-Oct-2022", "issueAmount": "10107", "baseRPI": "", "amountINCinfUplift": "", "issueYear": "2022", "totalCumulative": "2046701", "id": "88"}, {"rawType": "4 1/8% Treasury Gilt 2027", "coupon": "1/8", "giltType": "Treasury Gilt", "code": "GB00BL6C7720", "redemptionDate": " 29-Jan-2027", "issueDate": " 13-Oct-2022", "divDates": "29 Jan/Jul", "divNextDate": " 19-Jan-2023", "issueAmount": "4445", "baseRPI": "", "amountINCinfUplift": "", "issueYear": "2022", "totalCumulative": "2051146", "id": "89"}]}, "mark": {"type": "bar", "color": "red"}, "encoding": {"x": {"field": "duration", "type": "ordinal", "title": null}, "y": {"field": "issueAmount", "type": "quantitative", "aggregate": "sum", "title": null}}}
